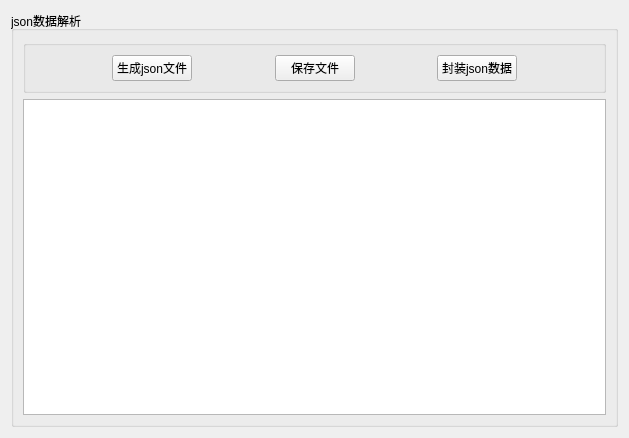
<?xml version="1.0" encoding="UTF-8"?>
<ui version="4.0">
 <class>Widget</class>
 <widget class="QWidget" name="Widget">
  <property name="geometry">
   <rect>
    <x>0</x>
    <y>0</y>
    <width>629</width>
    <height>438</height>
   </rect>
  </property>
  <property name="windowTitle">
   <string>Widget</string>
  </property>
  <layout class="QHBoxLayout" name="horizontalLayout">
   <item>
    <widget class="QGroupBox" name="groupBox">
     <property name="title">
      <string>json数据解析</string>
     </property>
     <layout class="QVBoxLayout" name="verticalLayout">
      <item>
       <widget class="QGroupBox" name="groupBox_2">
        <property name="title">
         <string/>
        </property>
        <layout class="QHBoxLayout" name="horizontalLayout_2">
         <item>
          <spacer name="horizontalSpacer_2">
           <property name="orientation">
            <enum>Qt::Horizontal</enum>
           </property>
           <property name="sizeHint" stdset="0">
            <size>
             <width>69</width>
             <height>20</height>
            </size>
           </property>
          </spacer>
         </item>
         <item>
          <widget class="QPushButton" name="btn_getJson">
           <property name="text">
            <string>生成json文件</string>
           </property>
          </widget>
         </item>
         <item>
          <spacer name="horizontalSpacer">
           <property name="orientation">
            <enum>Qt::Horizontal</enum>
           </property>
           <property name="sizeHint" stdset="0">
            <size>
             <width>69</width>
             <height>20</height>
            </size>
           </property>
          </spacer>
         </item>
         <item>
          <widget class="QPushButton" name="btn_save">
           <property name="text">
            <string>保存文件</string>
           </property>
          </widget>
         </item>
         <item>
          <spacer name="horizontalSpacer_4">
           <property name="orientation">
            <enum>Qt::Horizontal</enum>
           </property>
           <property name="sizeHint" stdset="0">
            <size>
             <width>40</width>
             <height>20</height>
            </size>
           </property>
          </spacer>
         </item>
         <item>
          <widget class="QPushButton" name="btn_saveJson">
           <property name="text">
            <string>封装json数据</string>
           </property>
          </widget>
         </item>
         <item>
          <spacer name="horizontalSpacer_3">
           <property name="orientation">
            <enum>Qt::Horizontal</enum>
           </property>
           <property name="sizeHint" stdset="0">
            <size>
             <width>69</width>
             <height>20</height>
            </size>
           </property>
          </spacer>
         </item>
        </layout>
       </widget>
      </item>
      <item>
       <widget class="QPlainTextEdit" name="plainTextEdit"/>
      </item>
     </layout>
    </widget>
   </item>
  </layout>
 </widget>
 <resources/>
 <connections/>
</ui>
